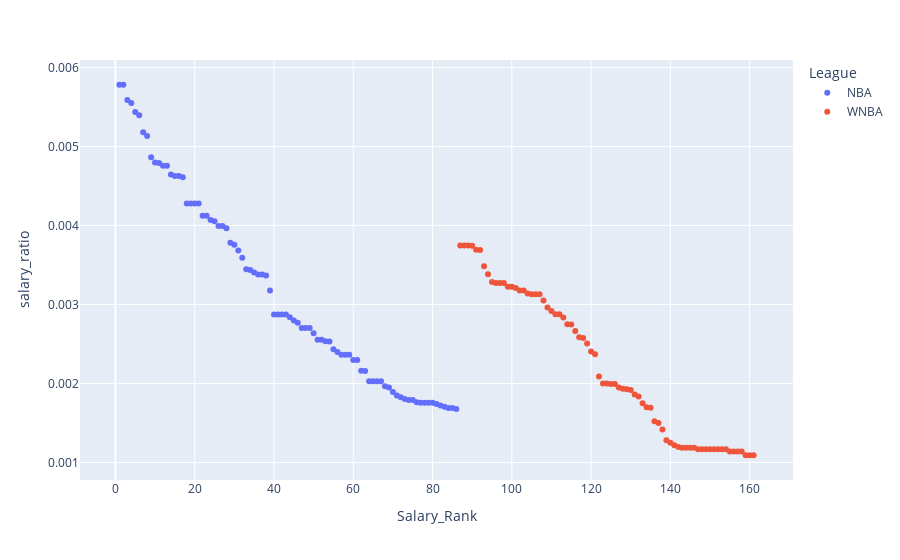

Notebook cell for this chart:
### Markdown cell above
### Views of Salary Ratios vs League

Salary Ratios compare player's salaries to the League's revenue. <br>
Diving all of the salaries by respective revenues scales the data to comparable values for more useful insights

### Code cell
fig = px.scatter(df, x= "Salary_Rank", y="salary_ratio", color="League", hover_data=['Avg_Salary'])
fig.show()
